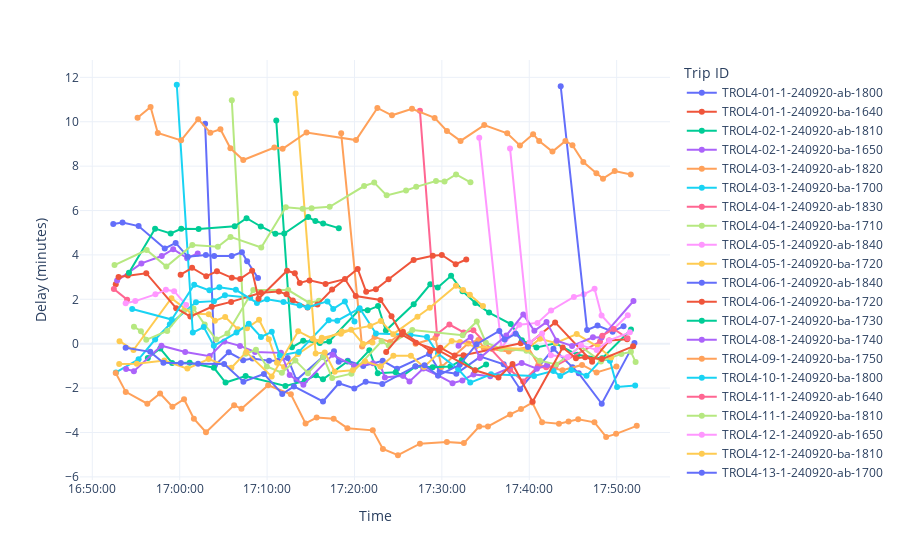

This figure's notebook cell:
### Code cell
# 11.5.3 Delay Analysis in Public Transport

import psycopg2
import pandas as pd
import plotly.express as px

# Function to connect to the PostgreSQL database
def connect_to_postgres():
    try:
        conn = psycopg2.connect(
            host=db_host,
            port=db_port,
            dbname=db_name,
            user=db_user,
            password=db_pass
        )
        cur = conn.cursor()
        return conn, cur
    except Exception as e:
        print(f"Error connecting to PostgreSQL: {e}")
        return None, None

# Function to fetch the delay data from the database
def fetch_delay_data():
    conn, cur = connect_to_postgres()
    if conn is None or cur is None:
        return pd.DataFrame()

    query = """
    WITH noduptrip AS(
	  SELECT distinct(t.*) 
	  FROM tripStops t),
   tripDelay AS(
        SELECT actual_trip_id, schedule_trip_id,
            tgeompoint_Seq(array_agg(tgeompoint_inst(stop_loc, schedule_time) ORDER BY schedule_time)) AS schedule_trip,
            tgeompoint_Seq(array_agg(tgeompoint_inst(trip_Geom, actual_time) ORDER BY actual_time)) AS actual_trip
        FROM noduptrip
        WHERE actual_trip_id like 'TROL4-%'
        GROUP BY actual_trip_id, schedule_trip_id),
    Final AS (SELECT actual_trip_id, schedule_trip_id, extract(EPOCH FROM actual - schedule)/60 as delay, actual AS t
    FROM  (
      SELECT actual_trip_id, schedule_trip_id,
        unnest(timestamps(actual_trip)) AS actual,
        unnest(timestamps(schedule_trip)) AS schedule
      FROM tripDelay
    ) x)
    SELECT * 
    FROM Final
    WHERE delay < 12;
    """
    
    cur.execute(query)
    delay_data = pd.DataFrame(cur.fetchall(), columns=['actual_trip_id', 'schedule_trip_id', 'delay', 't'])
    cur.close()
    conn.close()
    
    return delay_data

# Function to plot all trips on the same plot
def plot_all_trips(delay_data):
    """
    Plots all delay functions for each trip in one plot.
    
    Parameters:
    - delay_data: DataFrame containing delay data for all trips
    """
    # Create a line plot where color represents each trip
    fig = px.line(delay_data, x='t', y='delay', color='actual_trip_id',
                  title="",
                  labels={"t": "Time", "delay": "Delay (minutes)", "actual_trip_id": "Trip ID"},
                  markers=True)
    
    # Customize the layout
    fig.update_layout(xaxis_title="Time", yaxis_title="Delay (minutes)",
                      xaxis=dict(tickformat="%H:%M:%S"),
                      template="plotly_white")

    # Show the plot
    fig.show()

# Main script
if __name__ == "__main__":
    # Step 1: Fetch the delay data
    delay_data = fetch_delay_data()
    
    if delay_data.empty:
        print("No delay data found.")
    else:
        # Step 2: Plot all delay functions in one plot
        plot_all_trips(delay_data)
